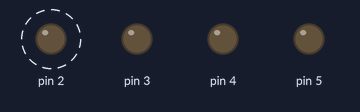
Simulated run of this sketch. Board: Arduino Uno, built with avr-gcc and run on an emulated ATmega328P. On the bench: output pins drawn as LEDs (lit = HIGH). Dashed ring = blinking.

Above: at 0.5 s.
At 3.5 s:
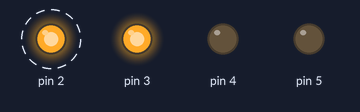
Timing chart, 0 to 5.2 s (numbered marks = the images above):
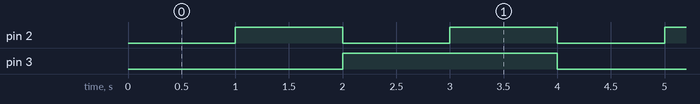

Measured:
- by itself, pin 2: alternates HIGH for 1.0 s and LOW for 1.0 s
- by itself, pin 3: alternates HIGH for 2.0 s and LOW for 2.0 s
- by itself, everything shown: repeats every 4.0 s, in 4 steps

The sketch:

sketch_may07a.ino
```cpp
void setup() {
  pinMode(2, OUTPUT);
  pinMode(3, OUTPUT);
  pinMode(4, OUTPUT);
  pinMode(5, OUTPUT);

}

static int i = -1;

void loop() {
  i++;
  if (i == 4) i = 0;

  if (i & 1) {
    digitalWrite(2, HIGH);
  } else {
    digitalWrite(2, LOW);
  }
  if (i & 2) {
    digitalWrite(3, HIGH);
  } else {
    digitalWrite(3, LOW);
  }
  delay(1000);
}
```
